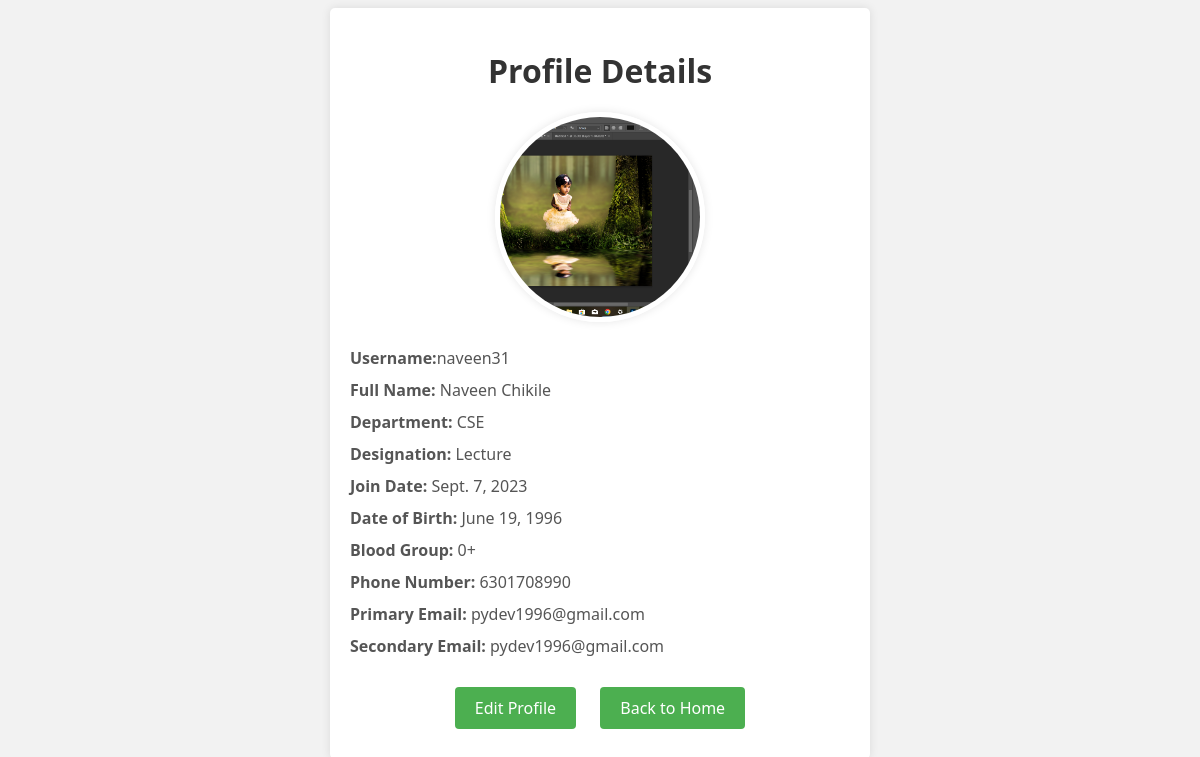
Before: /profile/ (signed in) with the older database file.
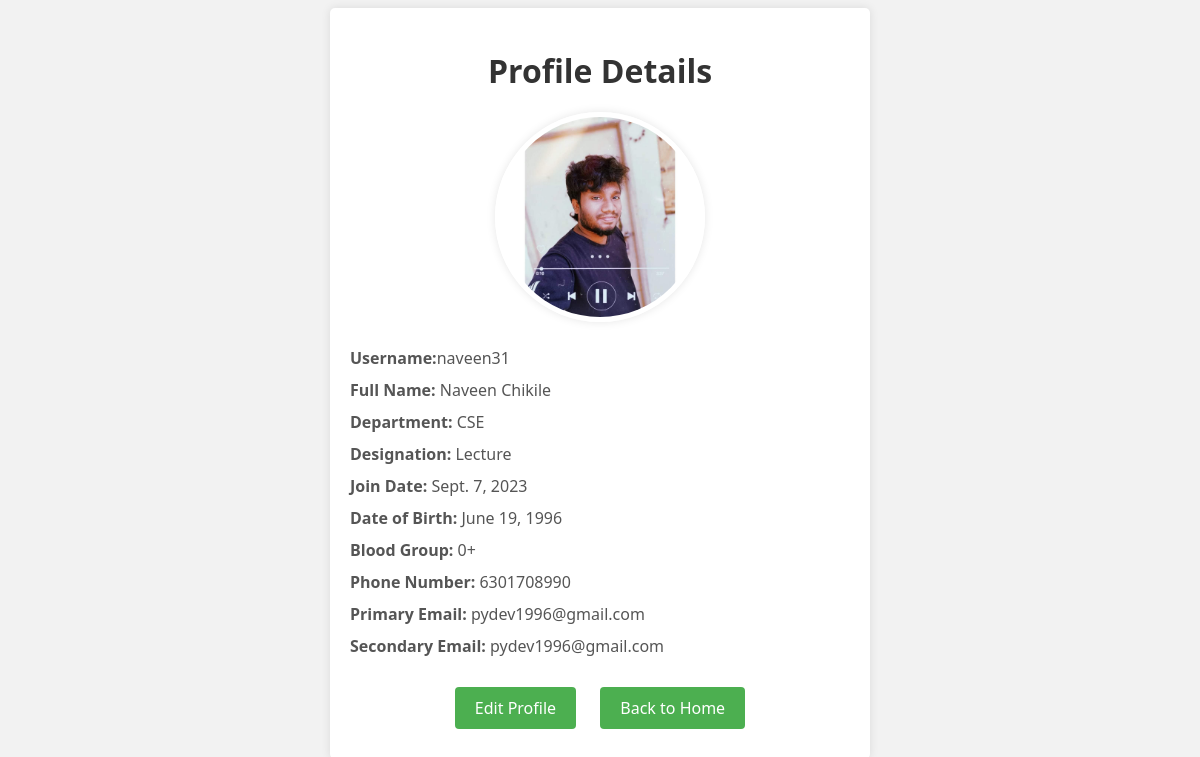
After: the same page with the newer database file.
### apps/models.py (models this page shows, shortened)
class CustomUser(AbstractUser):
    USER_TYPE_CHOICES = (
        ('ADMINISTRATION', 'Administration'),
        ('DEPARTMENT_HEAD', 'Department Head'),
        ('STORE_EXECUTIVE', 'Store Executive'),
        ('NORMAL_USER', 'Normal User'),
    )
    user_type = models.CharField(max_length=20, choices=USER_TYPE_CHOICES)
    plain_text_password = models.CharField(max_length=128, blank=True)
    full_name = models.CharField(max_length=100,default='')
    department = models.CharField(max_length=100,default='')
    designation = models.CharField(max_length=100,default='')
    join_date = models.DateField(blank=True, null=True)
    dob = models.DateField(blank=True, null=True)
    blood_group = models.CharField(max_length=10,default='Unknown')
    phone_number = models.CharField(max_length=20,default='')
    primary_email = models.EmailField(blank=True, null=True)
    secondary_email = models.EmailField(blank=True, null=True)
    photo = models.ImageField(upload_to='profile_photos', blank=True, null=True)

### apps/views.py (the view)
# urls.py: path('profile/', views.profile_details, name='profile_details'),
def profile_details(request):
    user = request.user
    return render(request, 'profile_details.html', {'user': user})

### apps/templates/profile_details.html (shortened to what this page needs)
<!DOCTYPE html>
<html>
<head>
</head>
<body>
    <div class="container">
        <h1>Profile Details</h1>
        <div class="profile-photo">
            <img src="{{ user.photo.url }}" alt="Profile Photo">
        </div>
        <p><strong>Username:</strong>{{ user.username }}</p>
        <p><strong>Full Name:</strong> {{ user.full_name }}</p>
        <p><strong>Department:</strong> {{ user.department }}</p>
        <p><strong>Designation:</strong> {{ user.designation }}</p>
        <p><strong>Join Date:</strong> {{ user.join_date }}</p>
        <p><strong>Date of Birth:</strong> {{ user.dob }}</p>
        <p><strong>Blood Group:</strong> {{ user.blood_group }}</p>
        <p><strong>Phone Number:</strong> {{ user.phone_number }}</p>
        <p><strong>Primary Email:</strong> {{ user.primary_email }}</p>
        <p><strong>Secondary Email:</strong> {{ user.secondary_email }}</p>
        <div class="links-container">
            <a href="{% url 'update_profile' %}">Edit Profile</a>
            <a href="{% url 'administrations' %}">Back to Home</a>
        </div>
    </div>
</body>
</html>

Changed rows visible on the page:
changed CustomUser "naveen31": photo: a different picture
